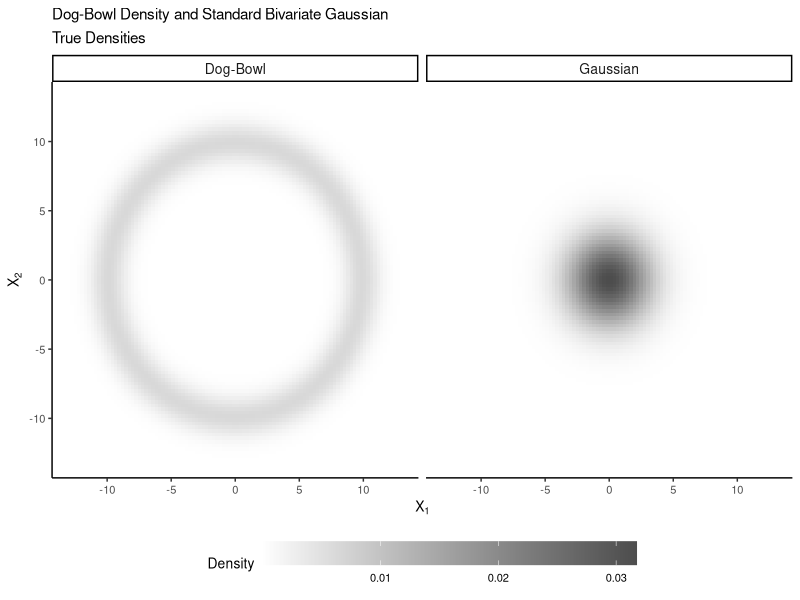

Write the R code that produced this figure.
################################################################
#Libraries and Helpers
################################################################
library("ggplot2")
library("patchwork")
library("mvtnorm")

################################################################
#Generate plotting data
################################################################
dogbowl<-function(x,y){
  (2*pi)^(-3/2)*(x^2+y^2)^(-1/2)*exp(-.5*(sqrt(x^2+y^2)-10)^2)
}

Xseq=seq(-13,13,length.out = 100)
Yseq=seq(-13,13,length.out = 100)

grid=expand.grid(Xseq,Yseq)
z<-dogbowl(grid[,1],grid[,2])

# Dummy data
datdb <- expand.grid(X=Xseq, Y=Yseq)
datdb$Z<- z
datdb$datagroup = rep("Dog-Bowl", nrow(datdb))

mu<-rep(0,2)
c<-5
sigma<- c*diag(2)
datn <- expand.grid(X=Xseq, Y=Yseq)
datn$Z<-dmvnorm(grid,mean=mu,sigma)
datn$datagroup = rep("Gaussian", nrow(datn))

################################################################
#Create and Save Plot
################################################################
sizeaxis<- 8
sizeaxislab<- 10
sizetitle<- 11

dat<- rbind(datdb, datn)
pdf(file = "true.pdf",width=6,height=4.5)
ggplot(data = dat, aes(X, Y, fill= Z)) + 
  geom_tile()+
  scale_fill_gradient("Density",low = "white", high = "grey30")+#,limits=c(0,0.20))+
  theme_classic()+
  xlab(bquote(X[1]))+
  ylab(bquote(X[2]))+
  ggtitle("Dog-Bowl Density and Standard Bivariate Gaussian",
          subtitle = "True Densities")+
  xlim(-13,13)+
  ylim(-13,13)+
  theme(axis.text=element_text(size=sizeaxis),
      axis.title=element_text(size=sizeaxislab),
      plot.title=element_text(size=sizetitle),
      legend.title=element_text(size=sizeaxislab),
      legend.text=element_text(size=sizeaxis),
      strip.text=element_text(size=sizeaxislab),
      legend.position = "bottom",
      legend.key.width = unit(0.75, "in"))+
  facet_wrap(.~datagroup, nrow = 1,  )
dev.off()